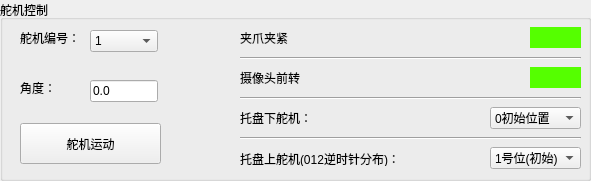
   <widget class="QGroupBox" name="groupBox_4">
    <property name="geometry">
     <rect>
      <x>470</x>
      <y>280</y>
      <width>591</width>
      <height>181</height>
     </rect>
    </property>
    <property name="title">
     <string>舵机控制</string>
    </property>
    <widget class="QLabel" name="label_43">
     <property name="geometry">
      <rect>
       <x>240</x>
       <y>150</y>
       <width>171</width>
       <height>16</height>
      </rect>
     </property>
     <property name="text">
      <string>&lt;html&gt;&lt;head/&gt;&lt;body&gt;&lt;p&gt;托盘上舵机(012逆时针分布)：&lt;/p&gt;&lt;/body&gt;&lt;/html&gt;</string>
     </property>
    </widget>
    <widget class="QComboBox" name="comboBox_6">
     <property name="geometry">
      <rect>
       <x>490</x>
       <y>147</y>
       <width>91</width>
       <height>22</height>
      </rect>
     </property>
     <item>
      <property name="text">
       <string>1号位(初始)</string>
      </property>
     </item>
     <item>
      <property name="text">
       <string>0号位</string>
      </property>
     </item>
     <item>
      <property name="text">
       <string>2号位</string>
      </property>
     </item>
     <item>
      <property name="text">
       <string>3避让位置Dir2</string>
      </property>
     </item>
     <item>
      <property name="text">
       <string>4避让位置Dir3</string>
      </property>
     </item>
    </widget>
    <widget class="QLineEdit" name="lineEdit_14">
     <property name="geometry">
      <rect>
       <x>90</x>
       <y>80</y>
       <width>68</width>
       <height>22</height>
      </rect>
     </property>
     <property name="text">
      <string>0.0</string>
     </property>
    </widget>
    <widget class="QPushButton" name="pushButton_11">
     <property name="geometry">
      <rect>
       <x>20</x>
       <y>123</y>
       <width>141</width>
       <height>41</height>
      </rect>
     </property>
     <property name="text">
      <string>舵机运动</string>
     </property>
    </widget>
    <widget class="QLabel" name="label_40">
     <property name="geometry">
      <rect>
       <x>240</x>
       <y>30</y>
       <width>54</width>
       <height>16</height>
      </rect>
     </property>
     <property name="text">
      <string>夹爪夹紧</string>
     </property>
    </widget>
    <widget class="QWidget" name="widget_7" native="true">
     <property name="geometry">
      <rect>
       <x>530</x>
       <y>27</y>
       <width>51</width>
       <height>21</height>
      </rect>
     </property>
     <property name="styleSheet">
      <string notr="true">background-color: rgb(85, 255, 0);</string>
     </property>
    </widget>
    <widget class="QLabel" name="label_38">
     <property name="geometry">
      <rect>
       <x>20</x>
       <y>30</y>
       <width>61</width>
       <height>16</height>
      </rect>
     </property>
     <property name="text">
      <string>舵机编号：</string>
     </property>
    </widget>
    <widget class="QLabel" name="label_41">
     <property name="geometry">
      <rect>
       <x>240</x>
       <y>70</y>
       <width>71</width>
       <height>16</height>
      </rect>
     </property>
     <property name="text">
      <string>摄像头前转</string>
     </property>
    </widget>
    <widget class="QComboBox" name="comboBox_5">
     <property name="geometry">
      <rect>
       <x>490</x>
       <y>107</y>
       <width>91</width>
       <height>22</height>
      </rect>
     </property>
     <item>
      <property name="text">
       <string>0初始位置</string>
      </property>
     </item>
     <item>
      <property name="text">
       <string>1顺时针90度</string>
      </property>
     </item>
     <item>
      <property name="text">
       <string>2工作位置(顺180)</string>
      </property>
     </item>
     <item>
      <property name="text">
       <string>3避让位置Dir2</string>
      </property>
     </item>
     <item>
      <property name="text">
       <string>4避让位置Dir3</string>
      </property>
     </item>
    </widget>
    <widget class="QLabel" name="label_39">
     <property name="geometry">
      <rect>
       <x>20</x>
       <y>80</y>
       <width>54</width>
       <height>16</height>
      </rect>
     </property>
     <property name="text">
      <string>角度：</string>
     </property>
    </widget>
    <widget class="QWidget" name="widget_8" native="true">
     <property name="geometry">
      <rect>
       <x>530</x>
       <y>67</y>
       <width>51</width>
       <height>21</height>
      </rect>
     </property>
     <property name="styleSheet">
      <string notr="true">background-color: rgb(85, 255, 0);</string>
     </property>
    </widget>
    <widget class="QComboBox" name="comboBox_4">
     <property name="geometry">
      <rect>
       <x>90</x>
       <y>30</y>
       <width>68</width>
       <height>22</height>
      </rect>
     </property>
     <item>
      <property name="text">
       <string>1</string>
      </property>
     </item>
     <item>
      <property name="text">
       <string>2</string>
      </property>
     </item>
     <item>
      <property name="text">
       <string>3</string>
      </property>
     </item>
     <item>
      <property name="text">
       <string>4</string>
      </property>
     </item>
    </widget>
    <widget class="QLabel" name="label_42">
     <property name="geometry">
      <rect>
       <x>240</x>
       <y>110</y>
       <width>71</width>
       <height>16</height>
      </rect>
     </property>
     <property name="text">
      <string>托盘下舵机：</string>
     </property>
    </widget>
    <widget class="Line" name="line">
     <property name="geometry">
      <rect>
       <x>240</x>
       <y>50</y>
       <width>341</width>
       <height>16</height>
      </rect>
     </property>
     <property name="orientation">
      <enum>Qt::Orientation::Horizontal</enum>
     </property>
    </widget>
    <widget class="Line" name="line_2">
     <property name="geometry">
      <rect>
       <x>240</x>
       <y>90</y>
       <width>341</width>
       <height>16</height>
      </rect>
     </property>
     <property name="orientation">
      <enum>Qt::Orientation::Horizontal</enum>
     </property>
    </widget>
    <widget class="Line" name="line_3">
     <property name="geometry">
      <rect>
       <x>240</x>
       <y>130</y>
       <width>341</width>
       <height>16</height>
      </rect>
     </property>
     <property name="orientation">
      <enum>Qt::Orientation::Horizontal</enum>
     </property>
    </widget>
   </widget>
